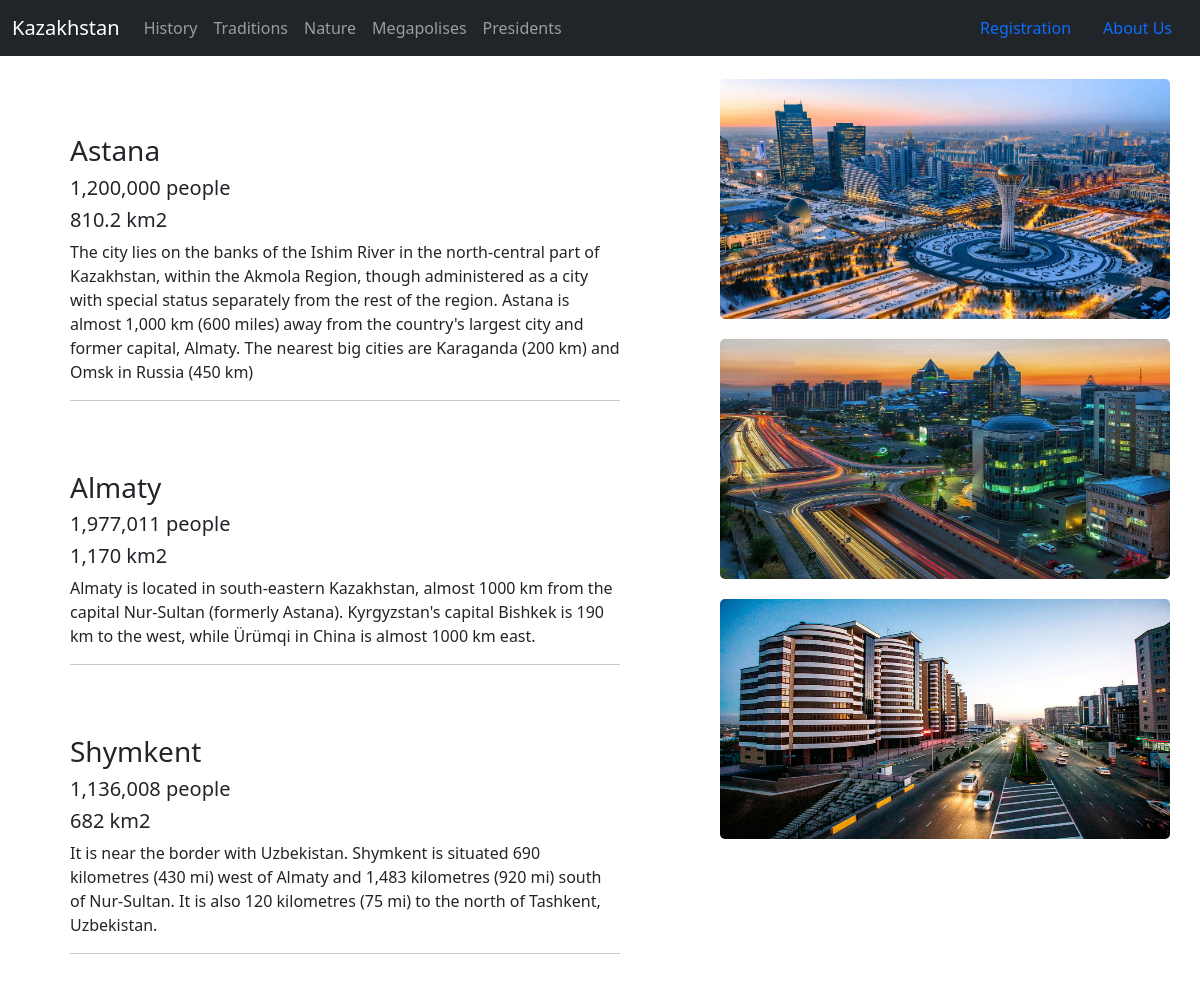
The page /megapolises on the database its author committed.
### main/models.py (models this page shows, shortened)
class Mgp (models.Model):
    city = models.CharField('City', max_length=50)
    population = models.CharField('Population', max_length=30)
    area = models.CharField('Area', max_length=50)
    place = models.TextField('Location')

### main/views.py (the view)
# urls.py: path('megapolises', views.megap, name='megap'),
def megap(request):
    bcities = Mgp.objects.order_by('id')
    return render(request, 'main/megapolises.html', {'city': bcities})

### main/templates/main/megapolises.html (shortened to what this page needs)
{% extends 'main/base.html' %}
{% load static %}
{% block body %}
<div class="cont">
    <div>
        {% for j in city %}
        <div class="cit">
            <h3>{{ j.city }}</h3>
            <h5>{{ j.population }}</h5>
            <h5>{{ j.area }}</h5>
            <p>{{ j.place }}</p>
            <hr>
        </div>
        {% endfor %}
    </div>
    <div class="pict">
        <img src="{% static 'Astana.jpg' %}">
        <img src="{% static 'Almaty.jpg' %}">
        <img src="{% static 'Shymkent.jpg' %}">
    </div>
</div>
{% endblock %}

### main/templates/main/megapolises.html (style rules this page uses)
.cont { display: flex; margin: 40px; margin-left: 70px; margin-right: 30px; }
.pict { margin-left: 100px; width: 1500px; }
.pict img { width: 450px; height: 240px; margin-top: 15px; margin-bottom: 5px; border-radius: 5px; }
.cit { margin-top: 70px; }

### rows shown on the page
Mgp: city "Astana", population "1,200,000 people", area "810.2 km2", place "The city lies on the banks of the Ishim River in the north-central part of Kazakhstan, within the Akmola Region, though administered as a city with special status separately from the rest of the region. Astana is almost 1,000 km (600 miles) away from the country's largest city and former capital, Almaty. The nearest big cities are Karaganda (200 km) and Omsk in Russia (450 km)"
Mgp: city "Almaty", population "1,977,011 people", area "1,170 km2", place "Almaty is located in south-eastern Kazakhstan, almost 1000 km from the capital Nur-Sultan (formerly Astana). Kyrgyzstan's capital Bishkek is 190 km to the west, while Ürümqi in China is almost 1000 km east."
Mgp: city "Shymkent", population "1,136,008 people", area "682 km2", place "It is near the border with Uzbekistan. Shymkent is situated 690 kilometres (430 mi) west of Almaty and 1,483 kilometres (920 mi) south of Nur-Sultan. It is also 120 kilometres (75 mi) to the north of Tashkent, Uzbekistan."
